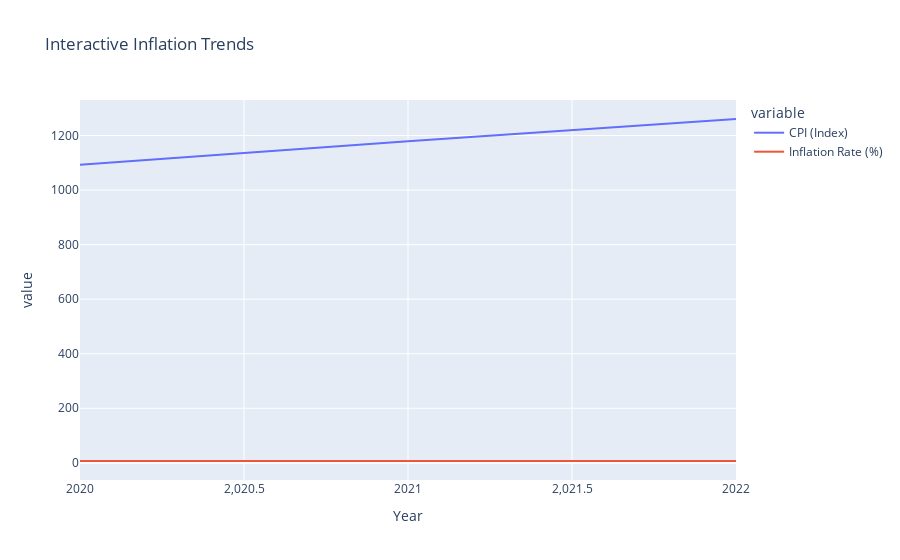

The cell this chart's notebook holds for it:
### Code cell
import pandas as pd
import numpy as np
import matplotlib.pyplot as plt
import seaborn as sns
from sklearn.linear_model import LinearRegression
import plotly.express as px

def load_and_preprocess_data(file_path):
    df = pd.read_csv(file_path)
    df.fillna(method='ffill', inplace=True)  # Forward fill missing values
    df["Year"] = df["Year"].astype(int)
    return df

def get_inflation_data(df, start_year=None, end_year=None):
    if start_year and end_year:
        return df[(df["Year"] >= start_year) & (df["Year"] <= end_year)]
    return df

def train_inflation_model(df):
    X = df[["Year"]]
    y = df.drop(columns=["Year"])
    models = {}
    for col in y.columns:
        model = LinearRegression()
        model.fit(X, y[col])
        models[col] = model
    return models

def predict_inflation(models, start_year, end_year):
    future_years = np.array(range(start_year, end_year + 1)).reshape(-1, 1)
    predictions = {col: models[col].predict(future_years) for col in models.keys()}
    
    pred_df = pd.DataFrame(predictions)
    pred_df.insert(0, "Year", future_years.flatten())
    file_name = f"Inflation_Prediction_{start_year}_to_{end_year}.csv"
    pred_df.to_csv(file_name, index=False)
    
    return pred_df, file_name

def visualize_inflation(df, start_year, end_year):
    df_filtered = df[(df["Year"] >= start_year) & (df["Year"] <= end_year)]
    plt.figure(figsize=(12, 6))
    for col in df_filtered.columns[1:]:
        plt.plot(df_filtered["Year"], df_filtered[col], label=col)
    plt.xlabel("Year")
    plt.ylabel("Inflation Rate")
    plt.title("Inflation Trends Over Selected Years")
    plt.legend()
    plt.grid()
    plt.show()
    
    fig = px.line(df_filtered, x="Year", y=df_filtered.columns[1:], title="Interactive Inflation Trends")
    fig.show()

# Load dataset
df = load_and_preprocess_data(r"D:\Finsight-Bharat\CPI_Inflation_India_1970_2024.csv")

# User Inputs
view_start = int(input("Enter start year to view inflation data: "))
view_end = int(input("Enter end year to view inflation data: "))
print(get_inflation_data(df, view_start, view_end))

viz_start = int(input("Enter start year for visualization: "))
viz_end = int(input("Enter end year for visualization: "))
visualize_inflation(df, viz_start, viz_end)

pred_start = int(input("Enter start year for prediction: "))
pred_end = int(input("Enter end year for prediction: "))
models = train_inflation_model(df)
pred_df, report_file = predict_inflation(models, pred_start, pred_end)
print(f"Download your report: {report_file}")

### Figure 1 — Plotly figure (JSON) as saved in the notebook; plotly's stock layout.template omitted (floating-point values rounded to 4 significant figures)
{"data": [{"hovertemplate": "variable=CPI (Index)<br>Year=%{x}<br>value=%{y}<extra></extra>", "legendgroup": "CPI (Index)", "line": {"color": "#636efa", "dash": "solid"}, "marker": {"symbol": "circle"}, "mode": "lines", "name": "CPI (Index)", "orientation": "v", "showlegend": true, "type": "scatter", "x": [2020, 2021, 2022], "xaxis": "x", "y": [1093.0, 1179.0, 1261.0], "yaxis": "y"}, {"hovertemplate": "variable=Inflation Rate (%)<br>Year=%{x}<br>value=%{y}<extra></extra>", "legendgroup": "Inflation Rate (%)", "line": {"color": "#EF553B", "dash": "solid"}, "marker": {"symbol": "circle"}, "mode": "lines", "name": "Inflation Rate (%)", "orientation": "v", "showlegend": true, "type": "scatter", "x": [2020, 2021, 2022], "xaxis": "x", "y": [6.67, 7.92, 6.89], "yaxis": "y"}], "layout": {"legend": {"title": {"text": "variable"}, "tracegroupgap": 0}, "title": {"text": "Interactive Inflation Trends"}, "xaxis": {"anchor": "y", "domain": [0, 1], "title": {"text": "Year"}}, "yaxis": {"anchor": "x", "domain": [0, 1], "title": {"text": "value"}}}}
